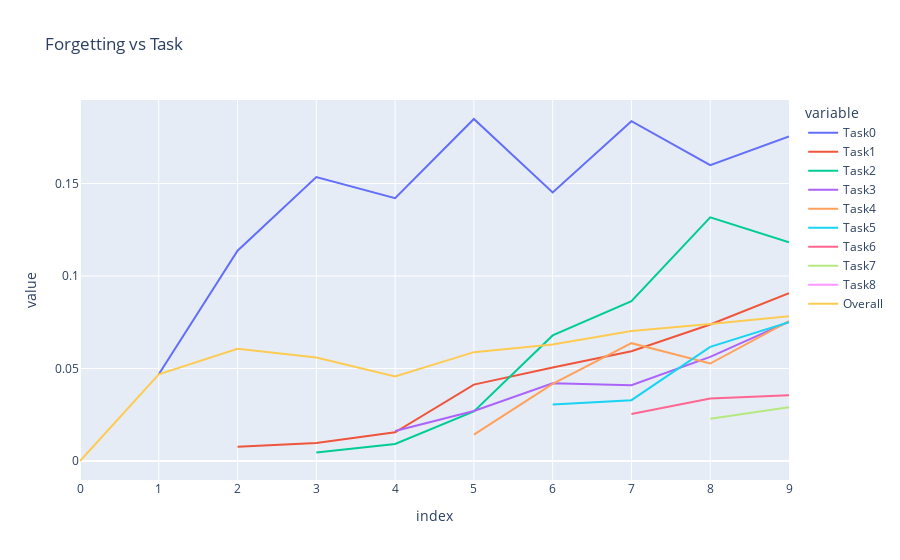

This figure's notebook cell:
### Markdown cell above
## Forgetting measure / BWT

### Code cell
from copy import deepcopy
# transform forgetting_measures dict into df
# but first, we need to make sure that all lists have the same length
max_len = max(map(len, forgetting_measures.values()))
forgetting_measures_tmp = deepcopy(forgetting_measures)
forgetting_measures_tmp = {k: [None] * (max_len - len(v)) + v for k, v in forgetting_measures_tmp.items()}

forgetting_df = pd.DataFrame(forgetting_measures_tmp)
forgetting_df.index = range(10)

fig = px.line(forgetting_df, x=forgetting_df.index, y=forgetting_df.columns, title="Forgetting vs Task")
fig.show()

### Figure 1 — Plotly figure (JSON) as saved in the notebook; plotly's stock layout.template omitted (floating-point values rounded to 4 significant figures)
{"data": [{"hovertemplate": "variable=Task0<br>index=%{x}<br>value=%{y}<extra></extra>", "legendgroup": "Task0", "line": {"color": "#636efa", "dash": "solid"}, "marker": {"symbol": "circle"}, "mode": "lines", "name": "Task0", "orientation": "v", "showlegend": true, "type": "scatter", "x": [0, 1, 2, 3, 4, 5, 6, 7, 8, 9], "xaxis": "x", "y": [null, 0.0469, 0.1137, 0.1535, 0.1421, 0.1849, 0.1452, 0.1837, 0.1599, 0.1755], "yaxis": "y"}, {"hovertemplate": "variable=Task1<br>index=%{x}<br>value=%{y}<extra></extra>", "legendgroup": "Task1", "line": {"color": "#EF553B", "dash": "solid"}, "marker": {"symbol": "circle"}, "mode": "lines", "name": "Task1", "orientation": "v", "showlegend": true, "type": "scatter", "x": [0, 1, 2, 3, 4, 5, 6, 7, 8, 9], "xaxis": "x", "y": [null, null, 0.0077, 0.0097, 0.0155, 0.0413, 0.0505, 0.0593, 0.0738, 0.0907], "yaxis": "y"}, {"hovertemplate": "variable=Task2<br>index=%{x}<br>value=%{y}<extra></extra>", "legendgroup": "Task2", "line": {"color": "#00cc96", "dash": "solid"}, "marker": {"symbol": "circle"}, "mode": "lines", "name": "Task2", "orientation": "v", "showlegend": true, "type": "scatter", "x": [0, 1, 2, 3, 4, 5, 6, 7, 8, 9], "xaxis": "x", "y": [null, null, null, 0.0046, 0.0092, 0.0268, 0.0679, 0.0864, 0.1317, 0.1183], "yaxis": "y"}, {"hovertemplate": "variable=Task3<br>index=%{x}<br>value=%{y}<extra></extra>", "legendgroup": "Task3", "line": {"color": "#ab63fa", "dash": "solid"}, "marker": {"symbol": "circle"}, "mode": "lines", "name": "Task3", "orientation": "v", "showlegend": true, "type": "scatter", "x": [0, 1, 2, 3, 4, 5, 6, 7, 8, 9], "xaxis": "x", "y": [null, null, null, null, 0.0162, 0.027, 0.042, 0.041, 0.0563, 0.0754], "yaxis": "y"}, {"hovertemplate": "variable=Task4<br>index=%{x}<br>value=%{y}<extra></extra>", "legendgroup": "Task4", "line": {"color": "#FFA15A", "dash": "solid"}, "marker": {"symbol": "circle"}, "mode": "lines", "name": "Task4", "orientation": "v", "showlegend": true, "type": "scatter", "x": [0, 1, 2, 3, 4, 5, 6, 7, 8, 9], "xaxis": "x", "y": [null, null, null, null, null, 0.0143, 0.0417, 0.0637, 0.0527, 0.0756], "yaxis": "y"}, {"hovertemplate": "variable=Task5<br>index=%{x}<br>value=%{y}<extra></extra>", "legendgroup": "Task5", "line": {"color": "#19d3f3", "dash": "solid"}, "marker": {"symbol": "circle"}, "mode": "lines", "name": "Task5", "orientation": "v", "showlegend": true, "type": "scatter", "x": [0, 1, 2, 3, 4, 5, 6, 7, 8, 9], "xaxis": "x", "y": [null, null, null, null, null, null, 0.0305, 0.0329, 0.0617, 0.0751], "yaxis": "y"}, {"hovertemplate": "variable=Task6<br>index=%{x}<br>value=%{y}<extra></extra>", "legendgroup": "Task6", "line": {"color": "#FF6692", "dash": "solid"}, "marker": {"symbol": "circle"}, "mode": "lines", "name": "Task6", "orientation": "v", "showlegend": true, "type": "scatter", "x": [0, 1, 2, 3, 4, 5, 6, 7, 8, 9], "xaxis": "x", "y": [null, null, null, null, null, null, null, 0.0254, 0.0338, 0.0356], "yaxis": "y"}, {"hovertemplate": "variable=Task7<br>index=%{x}<br>value=%{y}<extra></extra>", "legendgroup": "Task7", "line": {"color": "#B6E880", "dash": "solid"}, "marker": {"symbol": "circle"}, "mode": "lines", "name": "Task7", "orientation": "v", "showlegend": true, "type": "scatter", "x": [0, 1, 2, 3, 4, 5, 6, 7, 8, 9], "xaxis": "x", "y": [null, null, null, null, null, null, null, null, 0.0228, 0.0291], "yaxis": "y"}, {"hovertemplate": "variable=Task8<br>index=%{x}<br>value=%{y}<extra></extra>", "legendgroup": "Task8", "line": {"color": "#FF97FF", "dash": "solid"}, "marker": {"symbol": "circle"}, "mode": "lines", "name": "Task8", "orientation": "v", "showlegend": true, "type": "scatter", "x": [0, 1, 2, 3, 4, 5, 6, 7, 8, 9], "xaxis": "x", "y": [null, null, null, null, null, null, null, null, null, 0.0292], "yaxis": "y"}, {"hovertemplate": "variable=Overall<br>index=%{x}<br>value=%{y}<extra></extra>", "legendgroup": "Overall", "line": {"color": "#FECB52", "dash": "solid"}, "marker": {"symbol": "circle"}, "mode": "lines", "name": "Overall", "orientation": "v", "showlegend": true, "type": "scatter", "x": [0, 1, 2, 3, 4, 5, 6, 7, 8, 9], "xaxis": "x", "y": [0, 0.0469, 0.0607, 0.05593, 0.04575, 0.05886, 0.06297, 0.07034, 0.07409, 0.07828], "yaxis": "y"}], "layout": {"legend": {"title": {"text": "variable"}, "tracegroupgap": 0}, "title": {"text": "Forgetting vs Task"}, "xaxis": {"anchor": "y", "domain": [0, 1], "title": {"text": "index"}}, "yaxis": {"anchor": "x", "domain": [0, 1], "title": {"text": "value"}}}}
